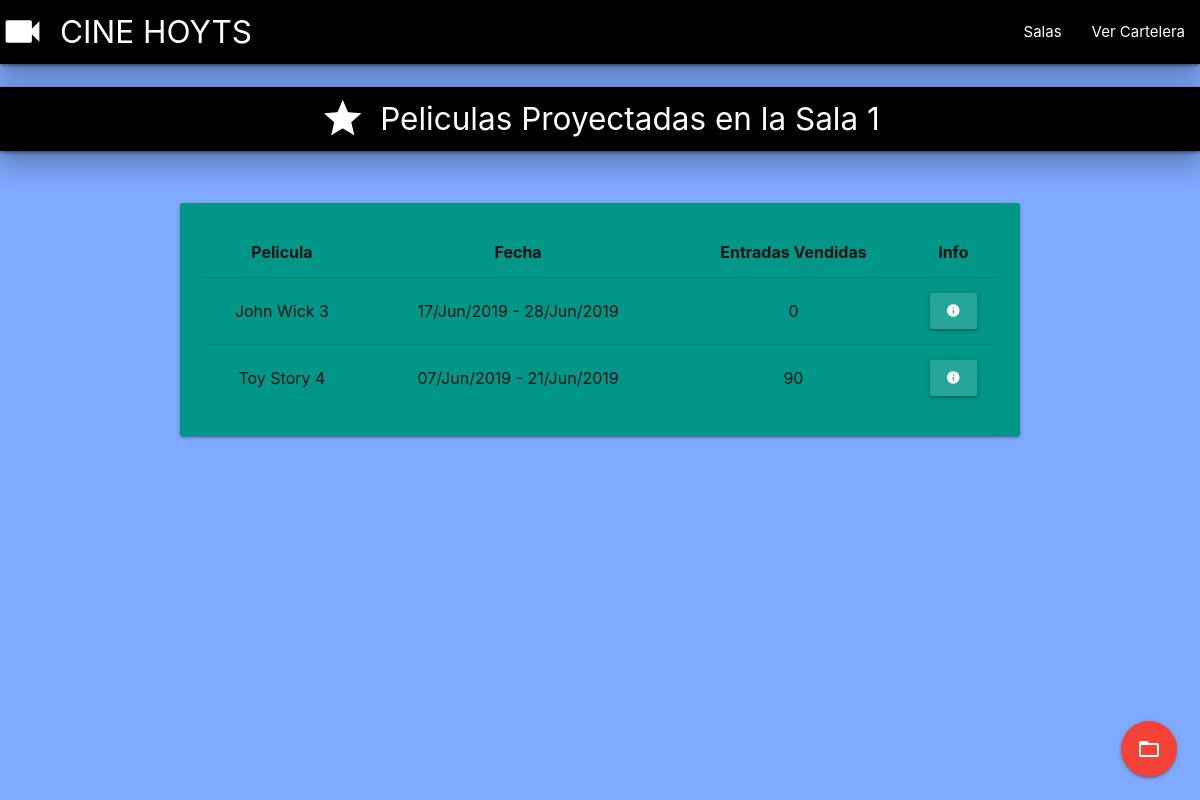
The page /salas_asignadas/1 on the database its author committed.
### app/models.py (models this page shows, shortened)
class Sala(models.Model):
    numero = models.IntegerField(null=False)
    cant_asientos = models.IntegerField(null=False)

class asignar_Sala(models.Model):
    fecha_inicio = models.DateTimeField(null=False)
    fecha_fin = models.DateTimeField(null=False)
    pelicula = models.ForeignKey(Pelicula)
    sala = models.ForeignKey(Sala)
    en_cartelera = models.BooleanField(default=True)
    entradas_vendidas = models.IntegerField(default=0)

class Pelicula(models.Model):
    DR = 'Drama'
    RO = 'Romance'
    AC = 'Accion'
    CF = 'Ciencia Ficcion'
    TR = 'Terror'
    AV = 'Aventura'
    PO = 'Policial'
    PL = 'Politica'
    FA = 'Fantasia'
    AT = 'ATP'
    M3 = '+13'
    M6 = '+16'
    M8 = '+18'
    GENERO_CHOICES = (
        (DR , 'Drama'),
        (RO , 'Romance'),
        (AC , 'Accion'),
        (CF , 'Ciencia Ficcion'),
        (TR , 'Terror'),
        (AV , 'Aventura'),
        (PO , 'Policial'),
        (PL , 'Politica'),
        (FA , 'Fantasia'),
    )
    EDADES_CHOICES = (
        (AT , 'ATP'),
        (M3 , '+13'),
        (M6 , '+16'),
        (M8 , '+18')
    )
    nombre = models.CharField(max_length=100, null=False)
    descripcion = models.TextField(max_length=400, null=False)
    genero = models.CharField('Genero', max_length=10, choices=GENERO_CHOICES)
    director = models.ForeignKey(Director, null=False)
    fecha_estreno = models.DateTimeField(null=False)
    portada = models.FileField(upload_to='', unique=True)
    clasificacion = models.CharField('Edades', max_length=3, choices=EDADES_CHOICES)
    duracion = models.IntegerField(null=False)

### app/views.py (the view)
# urls.py: url(r'^salas_asignadas/(?P<id_sala>\d+)$', salas_asignadas, name="salas_asignadas"),
def salas_asignadas(request, id_sala):
    sala_elegida = Sala.objects.get(id=id_sala)
    salas_asignadas = asignar_Sala.objects.filter(sala__id=id_sala, en_cartelera=True).order_by('pelicula__nombre')
    for a in salas_asignadas:
        print a.entradas_vendidas
    return render(request, 'salas_asig.html', {'salas_asignadas':salas_asignadas, 'sala':sala_elegida})

### app/templates/salas_asig.html (shortened to what this page needs)
<html>
    {% load static %}
    <head>
        <link rel="stylesheet" href="https://cdnjs.cloudflare.com/ajax/libs/materialize/1.0.0/css/materialize.min.css">
    </head>
    <body style="background-color:#80aaff" >
        <div class="navbar-fixed">
            <nav style="background-color: black" role="navigation">
                <div class="nav-wrapper z-depth-4">
                    <a id="logo-container" data-target="modal1" href="{% url 'index' %}" class="brand-logo modal-trigger">
                        <i class="material-icons prefix" style="font-size: 45px">videocam</i> CINE HOYTS </a>
                    <ul id="nav-mobile" class="right hide-on-med-and-down">
                        <li><a href="{% url 'salas' %}">Salas</a></li>
                        <li><a href="{% url 'ver_peliculas' %}">Ver Cartelera</a></li>
                    </ul>
                </div>
            </nav>
        </div>
        <br>
        <nav style="background-color: black" role="show">
            <div class="nav-wrapper z-depth-4">
                <a id="logo-container" class="brand-logo center modal-trigger">
                    <i class="material-icons prefix" style="font-size: 45px">star</i> Peliculas Proyectadas en la Sala {{sala.numero}}
                </a>
            </div>
        </nav>
        <br>
        <br>
        <div class="container">
            <div class="card-panel teal orange-2">
                <div class="col s6">
                    <table class="centered highlight">
                        <thead>
                            <tr>
                                <th data-field="id">Pelicula</th>
                                <th data-field="name">Fecha</th>
                                <th data-field="price">Entradas Vendidas</th>
                                <th data-field="price">Info</th>
                            </tr>
                        </thead>
                        <tbody>
                            {% for sala in salas_asignadas %}
                            <tr>
                                <td>{{sala.pelicula.nombre}}</td>
                                <td>{{sala.fecha_inicio|date:"d/M/Y"}} - {{sala.fecha_fin|date:"d/M/Y"}}</td>
                                <td>{{sala.entradas_vendidas}}</td>
                                <td><a class="waves-effect waves-light btn" onclick="info_pelicula('{% url 'datos_pelicula' sala.pelicula.id %}')"><i style="font-size:15px" class="material-icons">info</i></a></td>
                            </tr>
                            {% endfor %}
                        </tbody>
                    </table>
                </div>
            </div>
        </div>
        <div class="fixed-action-btn">
            <a class="btn-floating btn-large red">
                <i class="large material-icons">folder_open</i>
            </a>
        </div>
    </body>
</html>

### rows shown on the page
Sala: numero "1"
asignar_Sala: pelicula.nombre "John Wick 3", fecha_inicio "17/Jun/2019", fecha_fin "28/Jun/2019", entradas_vendidas "0"
asignar_Sala: pelicula.nombre "Toy Story 4", fecha_inicio "07/Jun/2019", fecha_fin "21/Jun/2019", entradas_vendidas "90"
